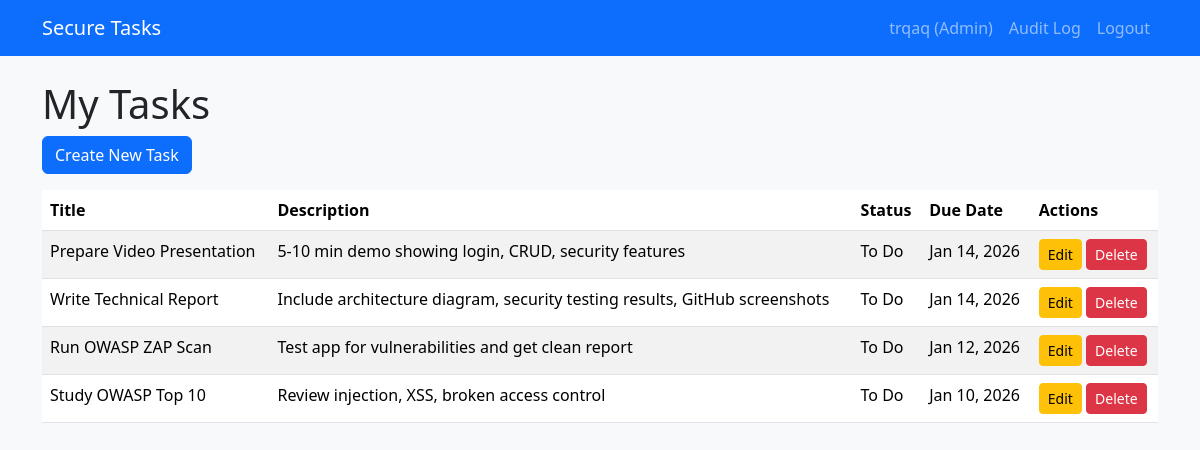
The page /tasks/ (signed in) on the database its author committed.
### tasks/models.py (models this page shows, shortened)
class Task(models.Model):
    STATUS_CHOICES = [
        ('TODO', 'To Do'),
        ('IN_PROGRESS', 'In Progress'),
        ('DONE', 'Done'),
    ]
    title = models.CharField(
        max_length=200,
        help_text="Task title (required)"
    )
    description = models.TextField(
        blank=True,
        null=True,
        help_text="Optional task description"
    )
    status = models.CharField(
        max_length=20,
        choices=STATUS_CHOICES,
        default='TODO',
        help_text="Current task status"
    )
    due_date = models.DateField(
        null=True,
        blank=True,
        help_text="Optional due date"
    )
    owner = models.ForeignKey(
        User,
        on_delete=models.CASCADE,
        related_name='tasks',
        help_text="Task owner (for access control)"
    )
    created_at = models.DateTimeField(
        auto_now_add=True,
        help_text="Auto-set creation timestamp"
    )
    class Meta:
        ordering = ['-created_at']
        verbose_name = 'Task'
        verbose_name_plural = 'Tasks'

### tasks/views.py (the view)
# urls.py: path('', views.TaskListView.as_view(), name='task_list'),
class TaskListView(LoginRequiredMixin, ListView):
    model = Task
    template_name = 'tasks/task_list.html'
    context_object_name = 'tasks'
    def get_queryset(self):
        if self.request.user.is_staff:
            return Task.objects.all()
        return Task.objects.filter(owner=self.request.user)

### securetaskapp/templates/tasks/task_list.html
{% extends 'base.html' %}
{% block content %}
<h1>My Tasks</h1>
<a class="btn btn-primary mb-3" href="{% url 'task_create' %}">Create New Task</a>
<table class="table table-striped">
    <thead>
        <tr>
            <th>Title</th>
            <th>Description</th>
            <th>Status</th>
            <th>Due Date</th>
            <th>Actions</th>
        </tr>
    </thead>
    <tbody>
        {% for task in tasks %}
        <tr>
            <td>{{ task.title }}</td>
            <td>{{ task.description|truncatewords:10 }}</td>
            <td>{{ task.get_status_display }}</td>
            <td>{{ task.due_date|date:"M d, Y" }}</td>
            <td>
                <a class="btn btn-sm btn-warning" href="{% url 'task_update' task.pk %}">Edit</a>
                <a class="btn btn-sm btn-danger" href="{% url 'task_delete' task.pk %}">Delete</a>
            </td>
        </tr>
        {% empty %}
        <tr><td colspan="5">No tasks yet. Create one!</td></tr>
        {% endfor %}
    </tbody>
</table>
{% endblock %}

### securetaskapp/templates/base.html (shortened to what this page needs)
<!DOCTYPE html>
<html lang="en">
<head>
    <link href="https://cdn.jsdelivr.net/npm/bootstrap@5.3.2/dist/css/bootstrap.min.css" rel="stylesheet">
</head>
<body class="bg-light">
    <nav class="navbar navbar-expand-lg navbar-dark bg-primary">
        <div class="container">
            <a class="navbar-brand" href="{% url 'task_list' %}">Secure Tasks</a>
            <div class="navbar-nav ms-auto">
                {% if user.is_authenticated %}
                    <a class="nav-item nav-link" href="{% url 'profile' %}">{{ user.username }} {% if user.is_staff %}(Admin){% endif %}</a>
                    {% if user.is_staff %}
                        <a class="nav-item nav-link" href="{% url 'audit_log' %}">Audit Log</a>
                    {% endif %}
                    <form method="post" action="{% url 'logout' %}" class="d-inline">
                        <button type="submit" class="nav-link btn btn-link" style="cursor: pointer;">Logout</button>
                    </form>
                {% else %}
                    <a class="nav-item nav-link" href="{% url 'login' %}">Login</a>
                    <a class="nav-item nav-link" href="{% url 'register' %}">Register</a>
                {% endif %}
            </div>
        </div>
    </nav>
    <div class="container mt-4">
        {% block content %}{% endblock %}
    </div>
</body>
</html>

### rows shown on the page
Task: title "Prepare Video Presentation", description "5-10 min demo showing login, CRUD, security features", status "To Do", due_date "Jan 14, 2026"
Task: title "Write Technical Report", description "Include architecture diagram, security testing results, GitHub screenshots", status "To Do", due_date "Jan 14, 2026"
Task: title "Run OWASP ZAP Scan", description "Test app for vulnerabilities and get clean report", status "To Do", due_date "Jan 12, 2026"
Task: title "Study OWASP Top 10", description "Review injection, XSS, broken access control", status "To Do", due_date "Jan 10, 2026"

### other values the page prints
{{ user.username }} "trqaq"
